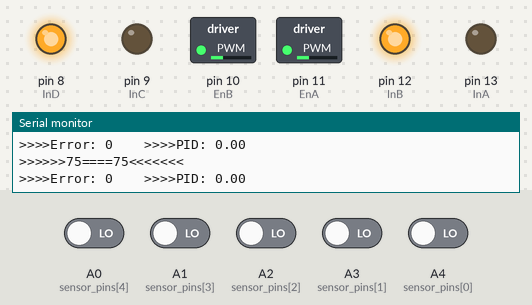
Simulated run of this sketch. Board: Arduino Uno, built with avr-gcc and run on an emulated ATmega328P. Parts: switched loads named in the sketch (green lamp = pin HIGH), output pins drawn as LEDs (lit = HIGH), the last lines printed to the serial monitor. Inputs (shaded band) come from the test bench; at power-on: A0 (sensor_pins[4]), A1 (sensor_pins[3]), A2 (sensor_pins[2]), A3 (sensor_pins[1]), A4 (sensor_pins[0]) LOW.

Above: at 1.2 s.
1.3 s: A0 (sensor_pins[4]) driven HIGH and A1 (sensor_pins[3]) driven HIGH and A2 (sensor_pins[2]) driven HIGH and A3 (sensor_pins[1]) driven HIGH and A4 (sensor_pins[0]) driven HIGH
At 2.6 s:
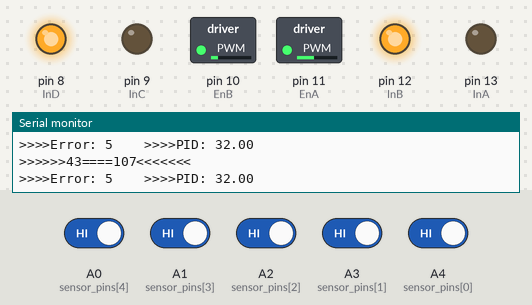
2.9 s: A1 (sensor_pins[3]) driven LOW
At 4.2 s:
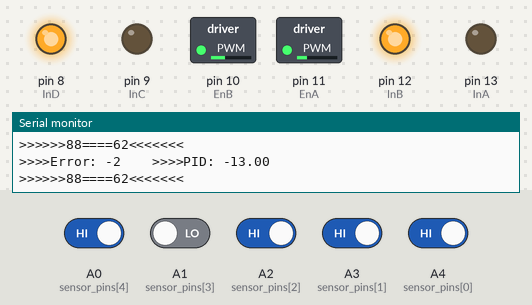
4.5 s: A2 (sensor_pins[2]) driven LOW
At 5.4 s:
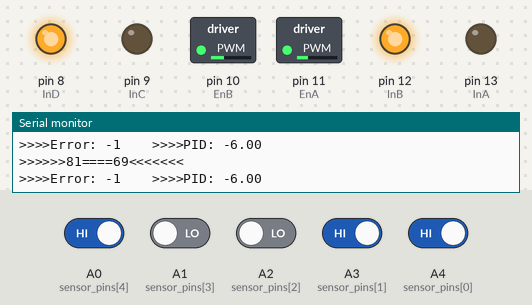
7.5 s: A2 (sensor_pins[2]) driven HIGH
At 8.9 s:
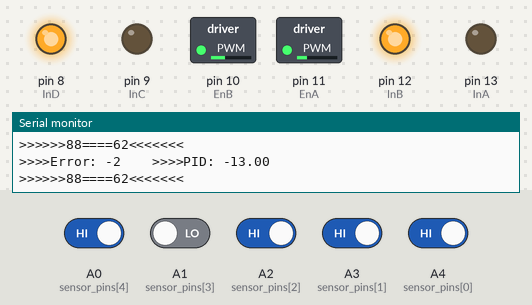
10.5 s: A0 (sensor_pins[4]) driven LOW
At 11.0 s:
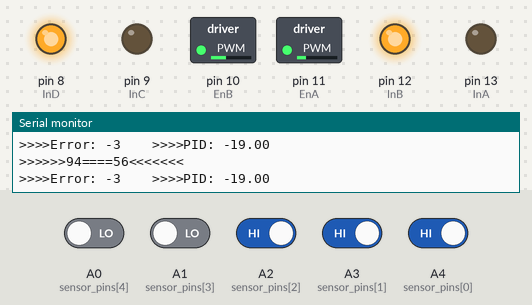
13.5 s: A1 (sensor_pins[3]) driven HIGH
At 14.2 s:
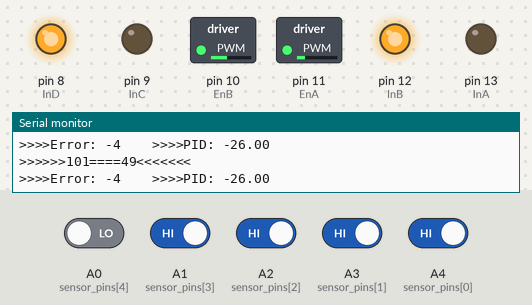
Timing chart, 0 to 16.5 s (numbered marks = the images above; inputs shaded):
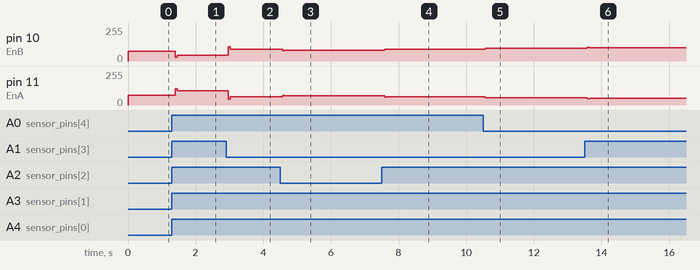

The sketch:

code-pid.ino
```cpp
const int EnA = 11; // right
const int EnB = 10; // left
const int InA = 13;
const int InB = 12;
const int InC = 9;
const int InD = 8;

int error, previous_error;

const int MAX_SPEED = 140;
const int START_SPEED = 75;

int mask;
const int NUM_SENSORS = 5;
const int sensor_pins[NUM_SENSORS] = {A4, A3, A2, A1, A0};

float Kp = 6.5;
float Kd = 2.8;
float Ki = 0;

int integral = 0;
int rightSpeedPwm = 0;
int leftSpeedPwm = 0;

int getSensor();
void control_motor(int left, int right);
void control_robot(int error);
float calculate_pid();

void setup() {
    pinMode(InA, OUTPUT);
    pinMode(InB, OUTPUT);
    pinMode(InC, OUTPUT);
    pinMode(InD, OUTPUT);
    digitalWrite(InA, LOW);
    digitalWrite(InB, HIGH);
    digitalWrite(InC, LOW);
    digitalWrite(InD, HIGH);

    analogWrite(EnA, START_SPEED);
    analogWrite(EnB, START_SPEED);

    for(int i = 0; i < NUM_SENSORS; i++) {
        pinMode(sensor_pins[i], INPUT);
    }
    Serial.begin(9600);
}


int getSensor() {
    mask ^= mask;
    for(int i = 0; i < NUM_SENSORS; i++) {
        mask = mask << 1 | digitalRead(sensor_pins[i]);
    }
    switch (mask) {
        case 0b11110 : error = -4; break;       // Left deviation
        case 0b11100 : error = -3; break;
        case 0b11101 : error = -2; break;
        case 0b11001 : error = -1; break;
        case 0b11011 : error = 0; break;        // Center
        case 0b10011 : error = 1; break;        // Right deviation
        case 0b10111 : error = 2; break;
        case 0b00111 : error = 3; break;
        case 0b01111 : error = 4; break;

        case 0b11111 :                          // Left or right deviation
            if(error < 0) error = -5;
            else error = 5;
            break;
        default: break;
    }
    return error;
}

void control_motor(int left, int right) {
    analogWrite(EnA, right);
    analogWrite(EnB, left);
}


float calculate_pid() {
    integral = integral + error;
    int pid = Kp * error + Kd * (error - previous_error) + Ki * integral;
    previous_error = error;
    return pid;
}


void loop() {
    error = getSensor();
    float pid = calculate_pid();

    Serial.println(">>>>Error: " + String(error) + "    >>>>PID: " + String(pid));

    int leftSpeedPwm = START_SPEED - pid;
    int rightSpeedPwm = START_SPEED + pid;

    leftSpeedPwm = constrain(leftSpeedPwm, 0, MAX_SPEED);
    rightSpeedPwm = constrain(rightSpeedPwm, 0, MAX_SPEED);

    Serial.println(">>>>>>" + String(leftSpeedPwm) + "====" + String(rightSpeedPwm) + "<<<<<<<");
    control_motor(leftSpeedPwm, rightSpeedPwm);
//    delay(1000);
}
```

Measured:
- after the input at 1.3 s, pin 10 (EnB): 75/255 → 43/255 after 0.10 s; pin 11 (EnA): 75/255 → 107/255 after 0.10 s
- after the input at 2.9 s, pin 10 (EnB): 43/255 → 88/255 after 0.07 s; pin 11 (EnA): 107/255 → 62/255 after 0.07 s
- after the input at 4.5 s, pin 10 (EnB): 88/255 → 81/255 after 0.07 s; pin 11 (EnA): 62/255 → 69/255 after 0.07 s
- after the input at 7.5 s, pin 10 (EnB): 81/255 → 88/255 after 0.10 s; pin 11 (EnA): 69/255 → 62/255 after 0.10 s
- after the input at 10.5 s, pin 10 (EnB): 88/255 → 94/255 after 0.06 s; pin 11 (EnA): 62/255 → 56/255 after 0.06 s
- after the input at 13.5 s, pin 10 (EnB): 94/255 → 103/255 after 0.09 s, → 101/255 0.06 s later; pin 11 (EnA): 56/255 → 47/255 after 0.09 s, → 49/255 0.06 s later
